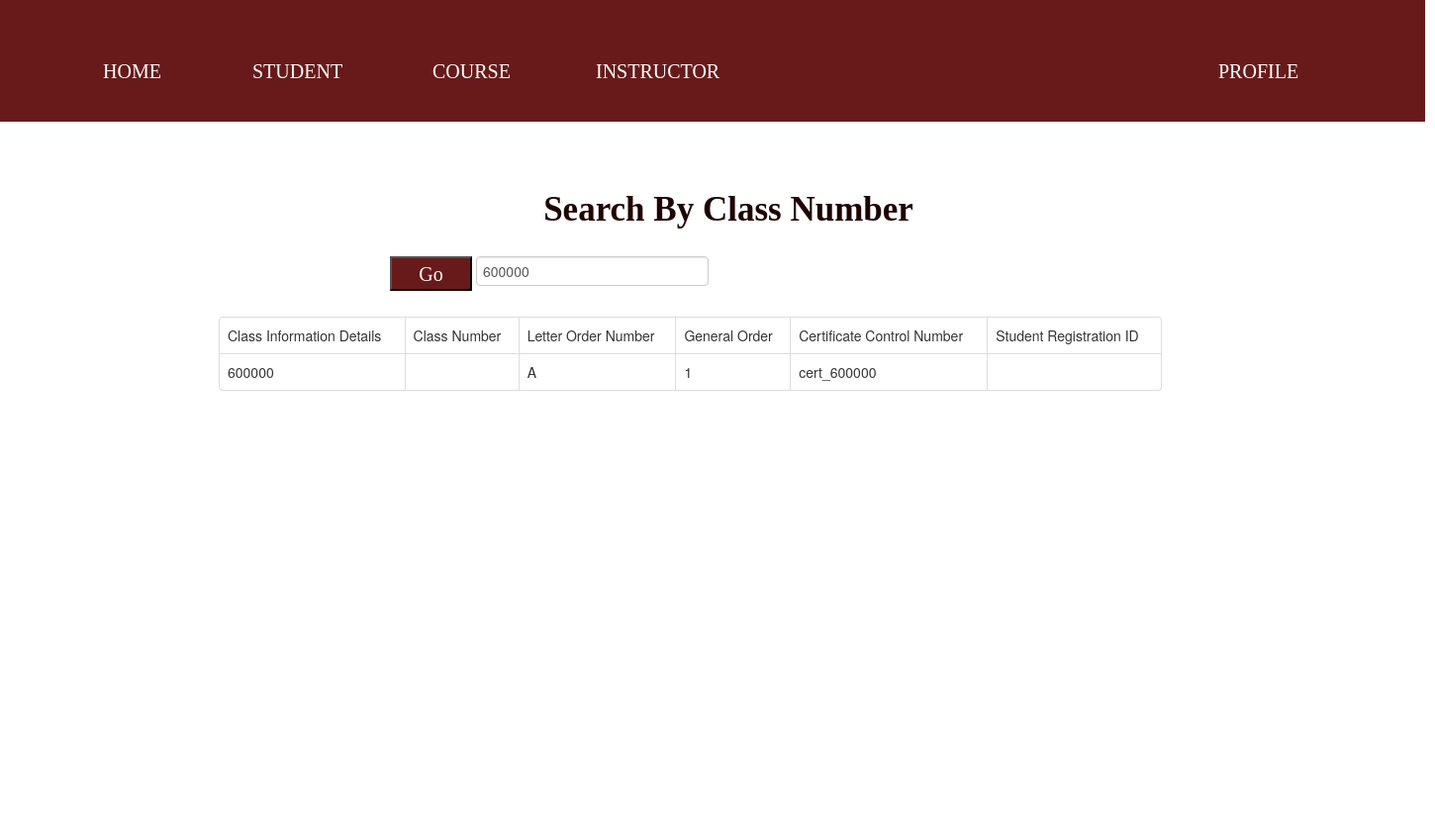
/student/search/search_class_num.php?class_number=600000, run on the app's committed database.
### tables this page shows
CREATE TABLE `class_information_details` (
  `class_info_id` int(11) NOT NULL,
  `letter_order_number` varchar(15) NOT NULL,
  `general_order` varchar(30) NOT NULL,
  `cert_ctrl_no` varchar(30) NOT NULL
);

### student/search/search_class_num.php (the view, shortened to what this page needs)
<!DOCTYPE html>
<html>
<head>
    <link rel="stylesheet" a href="bootstrap.min.css"/>
</head>
<body>
    <h2>Search By Class Number</h2>
    <div class="s">
        <h3 class="h1">HOME</h3>
        <h3 class="h2">STUDENT</h3>
        <h3 class="h3">COURSE</h3>
        <h3 class="h4">INSTRUCTOR</h3>
        <h3 class="h5">PROFILE</h3>
    </div>
     <form action="" method="GET">
        <div>
            <div>
                <input type="text" name="class_number" value="<?php if(isset($_GET['class_number'])){echo $_GET['class_number'];} ?>" class="form-control c">
            </div>
            <div>
                <button type="submit" class="b">Go</button>
            </div>
        </div>
    </form>
     <div class="container d">
            <div class="row">
                <div class="col m-auto">
                    <div class="card mt-5">
                        <table class="table table-bordered">
                             <?php
                                    require 'connection.php';
                                    if(isset($_GET['class_number']))
                                    {
                                        $class_number = $_GET['class_number'];
                                        $query = "SELECT * FROM class_information_details WHERE class_info_id='$class_number' ";
                                        $query_run = mysqli_query($con, $query);
                                        if(mysqli_num_rows($query_run) > 0)
                                        {
                                            ?>
                                            <tr>
                                                <td> Class Information Details </td>
                                                <td> Class Number </td>
                                                <td> Letter Order Number </td>
                                                <td> General Order </td>
                                                <td> Certificate Control Number  </td>
                                                <td> Student Registration ID </td>
                                            </tr>
                                            <?php
                                            foreach($query_run as $row)
                                            {
                                                    $class_id = $row['class_info_id'];
                                                    $class_num = $row['class_number'];
                                                    $order_num = $row['letter_order_number'];
                                                    $gen_order = $row['general_order'];
                                                    $cert = $row['cert_ctrl_no'];
                                                    $student_reg_id = $row['student_reg_id'];
                                                ?>
                                                <tr>
                                                    <td><?php echo $class_id ?></td>
                                                    <td><?php echo $class_num ?></td>
                                                    <td><?php echo $order_num ?></td>
                                                    <td><?php echo $gen_order ?></td>
                                                    <td><?php echo $cert ?></td>
                                                    <td><?php echo $student_reg_id ?></td>
                                                </tr>
                                                <?php
                                            }
                                        }
                                        else
                                        {
                                            echo "No Record Found";
                                        }
                                    }
                                ?>
                        </table>
                    </div>
                </div>
            </div>
        </div>
</body>
</html>

### student/search/search_class_num.php (style rules this page uses)
.s { position: absolute; width: 1440px; height: 123px; left: 0px; top: 0px; background: #681A1A; }
.b { position: absolute; width: 83px; height: 35px; left: 394px; top: 259px; font-family: 'Montserrat'; font-style: normal; font-weight: 400; font-size: 20px; line-height: 24px; text-align: center; color: #FFFFFF; background: #681A1A; }
.c { position: absolute; width: 221px; height: 35px; left: 481px; top: 259px; background: #D9D9D9; }
.d { position: absolute; width: 933px; height: 529px; left: 241px; top: 320px; }
h2 { position: absolute; width: 508px; height: 33px; left: 482px; top: 180px; font-family: 'Montserrat'; font-style: normal; font-weight: 700; font-size: 35px; line-height: 43px; text-align: center; color: #1F0303; }
.h1 { position: absolute; width: 73px; height: 19px; left: 104px; top: 50px; font-family: 'Montserrat'; font-style: normal; font-weight: 400; font-size: 20px; line-height: 24px; color: #FFFFFF; }
.h2 { position: absolute; width: 104px; height: 19px; left: 255px; top: 50px; font-family: 'Montserrat'; font-style: normal; font-weight: 400; font-size: 20px; line-height: 24px; color: #FFFFFF; }
.h3 { position: absolute; width: 96px; height: 19px; left: 437px; top: 50px; font-family: 'Montserrat'; font-style: normal; font-weight: 400; font-size: 20px; line-height: 24px; color: #FFFFFF; }
.h4 { position: absolute; width: 158px; height: 19px; left: 602px; top: 50px; font-family: 'Montserrat'; font-style: normal; font-weight: 400; font-size: 20px; line-height: 24px; color: #FFFFFF; }
.h5 { position: absolute; width: 99px; height: 19px; left: 1231px; top: 50px; font-family: 'Montserrat'; font-style: normal; font-weight: 400; font-size: 20px; line-height: 24px; color: #FFFFFF; }

### data on the page
class_information_details: class_info_id "600000", letter_order_number "A", general_order "1", cert_ctrl_no "cert_600000"
